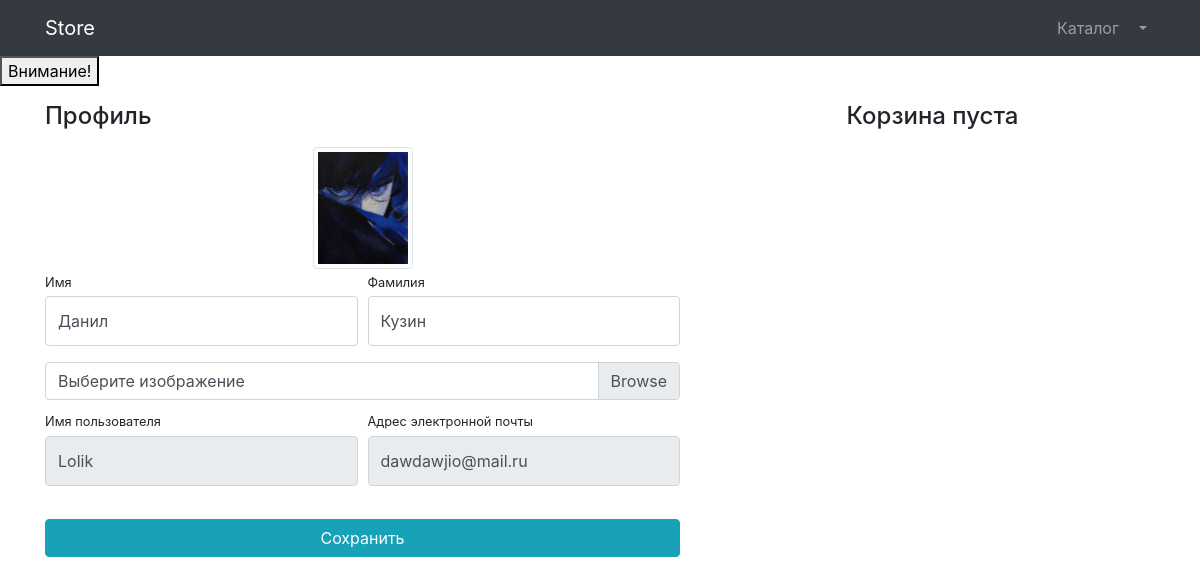
/users/profile/ (signed in), run on the app's committed database.
### users/models.py (models this page shows)
class User(AbstractUser):
    image = models.ImageField(upload_to='users_images', null=True, blank=True)

### users/views.py (the view)
# urls.py: path('profile/', views.profile, name='profile'),
def profile(request):
    if request.method == 'POST':
        form = UserProfileForm(instance=request.user, data=request.POST, files=request.FILES)
        if form.is_valid():
            form.save()
            return HttpResponseRedirect(reverse('users:profile'))
    else:
        form = UserProfileForm(instance=request.user)
    baskets = Basket.objects.filter(user=request.user)
    total_sum = 0
    total_quantity = 0
    for basket in baskets:
        total_sum = total_sum + basket.sum()
        total_quantity = total_quantity + basket.quantity
    context = {'title': 'Store - Профиль', 'form': form, 'baskets': baskets, 'total_sum': total_sum, 'total_quantity': total_quantity }
    return render(request, 'users/profile.html', context)

### users/forms.py
class UserProfileForm(UserChangeForm):
    first_name = forms.CharField(widget=forms.TextInput(attrs={'class': 'form-control py-4'}))
    last_name = forms.CharField(widget=forms.TextInput(attrs={'class': 'form-control py-4'}))
    image = forms.ImageField(widget=forms.FileInput(attrs={'class': 'custom-file-input'}), required=False)
    username = forms.CharField(widget=forms.TextInput(attrs={'class': 'form-control py-4', 'readonly': True}))
    email = forms.CharField(widget=forms.TextInput(attrs={'class': 'form-control py-4', 'readonly': True}))
    class Meta:
        model = User
        fields = ('first_name', 'last_name','image', 'username', 'email')

### users/templates/users/profile.html (shortened to what this page needs)
{% extends 'products/base.html' %}
{% load static %}
{% block css %}
    <link href="{% static 'vendor/css/profile.css' %}" rel="stylesheet">
{% endblock %}
{% block content %}
	<div class="container">
    <div class="row">
        <div class="col-lg-7">
            <h4 class="mt-3 mb-3">Профиль</h4>
            <div class="col-lg-12 text-center">
                <img width="100" height="100"
                     src="{% if user.image %} {{ user.image.url }} {% else %} {% static 'static/vendor/img/users/default_avatar.jpg'%} {% endif %}"
                     class="img-thumbnail">
            </div>
            <form action="{% url 'users:profile' %}" method="post" enctype="multipart/form-data">
                <div class="form-row">
                    <div class="col-lg-6">
                        <div class="form-group">
                            <label class="small mb-1" for="{{ form.first_name.id_for_label }}">Имя</label>
                            {{ form.first_name }}
                        </div>
                    </div>
                    <div class="col-lg-6">
                        <div class="form-group">
                            <label class="small mb-1" for="{{ form.last_name.id_for_label }}">Фамилия</label>
                            {{ form.last_name }}
                        </div>
                    </div>
                </div>
                <div class="form-row mb-2">
                    <div class="col-lg-12">
                        <div class="custom-file">
                            <label class="custom-file-label" for="{{ form.image.id_for_label }}">Выберите изображение</label>
                        </div>
                    </div>
                </div>
                <div class="form-row">
                    <div class="col-lg-6">
                        <label class="small mb-1" for="{{ form.username.id_for_label }}">Имя пользователя</label>
                        {{ form.username }}
                    </div>
                    <div class="col-lg-6">
                        <label class="small mb-1" for="{{ form.email.id_for_label }}">Адрес электронной
                            почты</label>
                        {{ form.email }}
                    </div>
                </div>
                <div class="form-row">
                    <div class="col-lg-12" style="margin-top: 33px;">
                        <input class="btn btn-info btn-block" type="submit" value="Сохранить">
                    </div>
                </div>
            </form>
        </div>
        <div class="col-lg-5">
            {% include 'products/baskets.html'%}
        </div>
    </div>
</div>
{% endblock %}

### data on the page
User: image (picture), first_name "Данил", last_name "Кузин", username "Lolik", email "dawdawjio@mail.ru"
